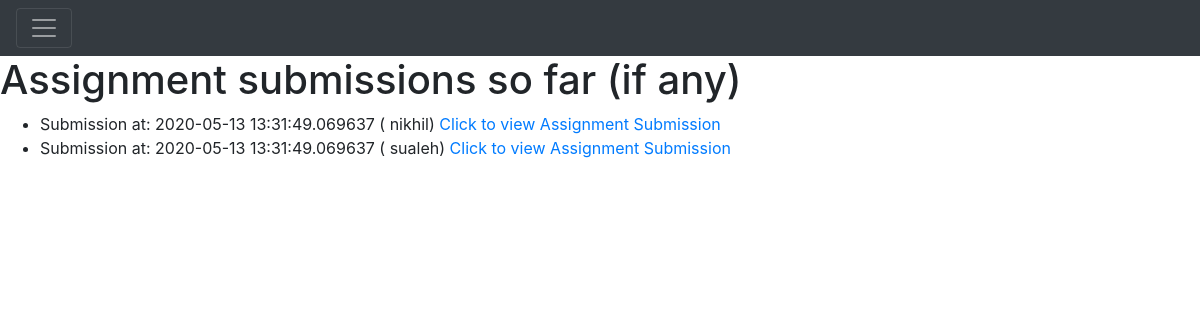
Page /assignmentSubmission/1 (signed in) on the earlier database version.
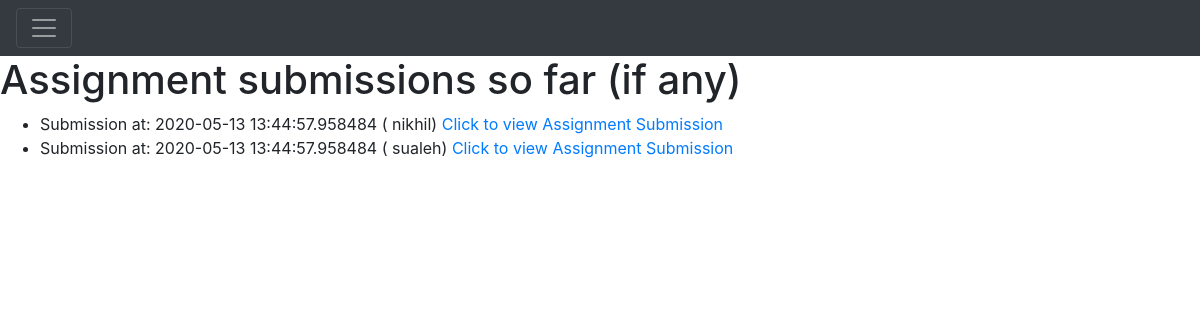
Same page on the later database version.
### Application/models.py (models this page shows)
class AssignmentSubmission(db.Model):
    __tablename__ = "assignment_submissions"
    assignmentSubmissionId = db.Column(
        db.Integer,
        primary_key=True,
        autoincrement=True
    )
    submissionTime = db.Column(db.DateTime, default=datetime.datetime.utcnow())
    assignmentId = db.Column(db.Integer, db.ForeignKey('assignments.assignmentId'))
    assignment = relationship("Assignment")
    assignmentGrade = db.Column(db.String(20))
    userId = db.Column(db.Integer, db.ForeignKey('users.userId'))
    user = relationship("User")
    comment = db.Column(db.String(500))
    gradeReceived = db.Column(
        db.String(10)
    )

class User(db.Model):
    __tablename__ = "users"
    userId = db.Column(
        db.Integer,
        primary_key=True,
        autoincrement=True
    )
    name = db.Column(
        db.String(100),
        index=True,
        nullable=False,
    )
    email = db.Column(
        db.String(80),
        index=True,
        unique=True,
        nullable=False
    )
    password = db.Column(
        db.String(255)
    )
    userRole = db.Column(Enum(UserRole))
    orgId = db.Column(db.Integer, db.ForeignKey('organizations.orgId'))
    organization = relationship("Organization")

### Application/assignment_submissions.py (the view)
@app.route('/assignmentSubmission/<id>')
@authenticate
def assignmentSubmission(id):
    assignmentId = escape(id)
    result = models.Assignment.query.filter_by(assignmentId=assignmentId).first()
    enrollments = result.course.enrollments
    enrollmentRole = [e for e in enrollments if e.userId == session['id']][0].enrollmentRole
    print(enrollmentRole)
    isTeacher = (enrollmentRole == models.EnrollmentRole.Teacher)
    submissions = []
    if enrollmentRole == models.EnrollmentRole.Teacher:
        submissions = models.db.session.query(models.AssignmentSubmission)\
            .filter(models.AssignmentSubmission.assignmentId == assignmentId)\
            .all()
    else:
        submissions = models.db.session.query(models.AssignmentSubmission) \
            .filter(models.AssignmentSubmission.assignmentId == assignmentId) \
            .filter(models.AssignmentSubmission.userId == session['id']) \
            .all()
    print(submissions)
    return render_template('assignment_submission.html', submissions=submissions,
                           enrollmentRole=enrollmentRole,isTeacher=isTeacher)

### Application/templates/assignment_submission.html (shortened to what this page needs)
{% extends 'main.html' %}
{% block head %}
{{ super() }}
{% endblock %}
{% block body %}
{{ super() }}
    <h1>Assignment submissions so far (if any)</h1>
    <ul>
    {% for submission in submissions %}
        <li> Submission at: {{ submission.submissionTime  }} ( {{ submission.user.name }}) <a href={{ url_for('assignmentSubmissionDetail',id=submission.assignmentSubmissionId) }}> Click to view Assignment Submission</a></li>
    {% endfor %}
    </ul>
{% endblock %}

### Application/templates/main.html (shortened to what this page needs)
{% extends 'base.html' %}
{% block head %}
<link rel="stylesheet" href="{{ url_for('static', filename='css/main.css') }}">
{% endblock %}
{% block body %}
<div id="topbar">
  <nav class="pos-f-t navbar navbar-dark bg-dark">
    <button class="navbar-toggler" type="button" onclick="toggleNav()">
      <span class="navbar-toggler-icon"></span>
    </button>
  </nav>
</div>
{% endblock %}

### Application/templates/base.html (shortened to what this page needs)
<!DOCTYPE html>
<html lang="en">
<head>
    <link rel="stylesheet" href="{{ url_for('static', filename='vendors/jquery.datetimepicker.min.css') }}">
    <link rel="stylesheet" href="{{ url_for('static', filename='vendors/bootstrap.min.css') }}">
    <link rel="stylesheet" href="{{ url_for('static', filename='css/styles.css') }}">
    {% block head %}{% endblock %}
</head>
<body>
    {% block body %} {% endblock %}
</body>
</html>

### Application/static/css/styles.css (style rules this page uses)
html, body { height: 100%; margin: 0; padding: 0; }

### Application/static/css/main.css (style rules this page uses)
#topbar { transition: margin-left .5s; }

Differences in the rows shown:
changed AssignmentSubmission "nikhil": submissionTime "2020-05-13 13:31:49.069637" → "2020-05-13 13:44:57.958484"
changed AssignmentSubmission "sualeh": submissionTime "2020-05-13 13:31:49.069637" → "2020-05-13 13:44:57.958484"
